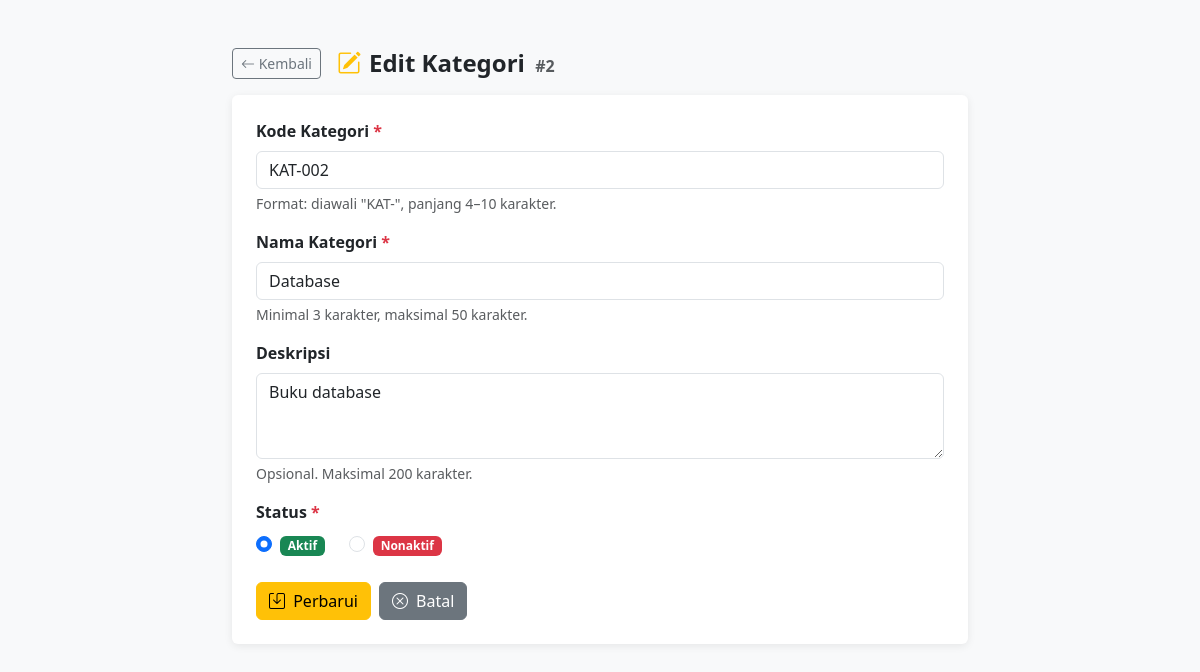
Page /edit.php?id=2 on the committed database.
### tables this page shows
CREATE TABLE `kategori` (
  `id_kategori` int NOT NULL,
  `kode_kategori` varchar(10) NOT NULL,
  `nama_kategori` varchar(50) NOT NULL,
  `deskripsi` text,
  `status` enum('Aktif','Nonaktif') DEFAULT 'Aktif',
  `created_at` timestamp NULL DEFAULT CURRENT_TIMESTAMP
);

### edit.php (the view, shortened to what this page needs)
<!DOCTYPE html>
<html lang="id">
<head>
    <link href="https://cdn.jsdelivr.net/npm/bootstrap@5.3.0/dist/css/bootstrap.min.css" rel="stylesheet">
    <link href="https://cdn.jsdelivr.net/npm/bootstrap-icons@1.10.5/font/bootstrap-icons.css" rel="stylesheet">
</head>
<body>
<?php
require_once 'config/database.php';
$id = isset($_GET['id']) ? (int)$_GET['id'] : 0;
$cek_id = $conn->prepare("SELECT id_kategori, kode_kategori, nama_kategori, deskripsi, status FROM kategori WHERE id_kategori = ?");
$cek_id->bind_param('i', $id);
$cek_id->execute();
$res_id = $cek_id->get_result();
$data = $res_id->fetch_assoc();
$errors    = [];
$kode      = $data['kode_kategori'];
$nama      = $data['nama_kategori'];
$deskripsi = $data['deskripsi'] ?? '';
$status    = $data['status'];
?>
<div class="container mt-5 mb-5">
    <div class="row justify-content-center">
        <div class="col-md-8">
            <div class="d-flex align-items-center mb-3">
                <a href="index.php" class="btn btn-outline-secondary btn-sm me-3">
                    <i class="bi bi-arrow-left"></i> Kembali
                </a>
                <h4 class="fw-bold mb-0">
                    <i class="bi bi-pencil-square text-warning me-2"></i>Edit Kategori
                    <small class="text-muted fs-6 ms-1">#<?= $id ?></small>
                </h4>
            </div>
            <div class="card">
                <div class="card-body p-4">
                    <form method="POST" novalidate>
                        <div class="mb-3">
                            <label for="kode_kategori" class="form-label fw-semibold">
                                Kode Kategori <span class="text-danger">*</span>
                            </label>
                            <input type="text"
                                   id="kode_kategori"
                                   name="kode_kategori"
                                   class="form-control <?= isset($errors['kode']) ? 'is-invalid' : '' ?>"
                                   value="<?= htmlspecialchars($kode) ?>"
                                   placeholder="Contoh: KAT-004"
                                   maxlength="10"
                                   required>
                            <?php if (isset($errors['kode'])): ?>
                                <div class="invalid-feedback"><?= $errors['kode'] ?></div>
                            <?php else: ?>
                                <div class="form-text">Format: diawali "KAT-", panjang 4–10 karakter.</div>
                            <?php endif; ?>
                        </div>
                        <div class="mb-3">
                            <label for="nama_kategori" class="form-label fw-semibold">
                                Nama Kategori <span class="text-danger">*</span>
                            </label>
                            <input type="text"
                                   id="nama_kategori"
                                   name="nama_kategori"
                                   class="form-control <?= isset($errors['nama']) ? 'is-invalid' : '' ?>"
                                   value="<?= htmlspecialchars($nama) ?>"
                                   placeholder="Contoh: Pemrograman"
                                   maxlength="50"
                                   required>
                            <?php if (isset($errors['nama'])): ?>
                                <div class="invalid-feedback"><?= $errors['nama'] ?></div>
                            <?php else: ?>
                                <div class="form-text">Minimal 3 karakter, maksimal 50 karakter.</div>
                            <?php endif; ?>
                        </div>
                        <div class="mb-3">
                            <label for="deskripsi" class="form-label fw-semibold">Deskripsi</label>
                            <textarea id="deskripsi"
                                      name="deskripsi"
                                      rows="3"
                                      class="form-control <?= isset($errors['deskripsi']) ? 'is-invalid' : '' ?>"
                                      placeholder="Keterangan singkat (opsional)"
                                      maxlength="200"><?= htmlspecialchars($deskripsi) ?></textarea>
                            <?php if (isset($errors['deskripsi'])): ?>
                                <div class="invalid-feedback"><?= $errors['deskripsi'] ?></div>
                            <?php else: ?>
                                <div class="form-text">Opsional. Maksimal 200 karakter.</div>
                            <?php endif; ?>
                        </div>
                        <div class="mb-4">
                            <label class="form-label fw-semibold">
                                Status <span class="text-danger">*</span>
                            </label>
                            <div class="d-flex gap-4">
                                <div class="form-check">
                                    <input class="form-check-input" type="radio" name="status" id="statusAktif"
                                           value="Aktif" <?= $status === 'Aktif' ? 'checked' : '' ?>>
                                    <label class="form-check-label" for="statusAktif">
                                        <span class="badge bg-success">Aktif</span>
                                    </label>
                                </div>
                                <div class="form-check">
                                    <input class="form-check-input" type="radio" name="status" id="statusNonaktif"
                                           value="Nonaktif" <?= $status === 'Nonaktif' ? 'checked' : '' ?>>
                                    <label class="form-check-label" for="statusNonaktif">
                                        <span class="badge bg-danger">Nonaktif</span>
                                    </label>
                                </div>
                            </div>
                        </div>
                        <div class="d-flex gap-2">
                            <button type="submit" class="btn btn-warning">
                                <i class="bi bi-save me-1"></i> Perbarui
                            </button>
                            <a href="index.php" class="btn btn-secondary">
                                <i class="bi bi-x-circle me-1"></i> Batal
                            </a>
                        </div>
                    </form>
                </div>
            </div>
        </div>
    </div>
</div>
</body>
</html>

### edit.php (style rules this page uses)
body { background-color: #f8f9fa; }
.card { box-shadow: 0 2px 8px rgba(0,0,0,.08); border: none; }

### rows in the picture
kategori: kode_kategori "KAT-002", nama_kategori "Database", deskripsi "Buku database", status "☑ Aktif", status "☐ Nonaktif"

### other values in the picture
$id "2"
